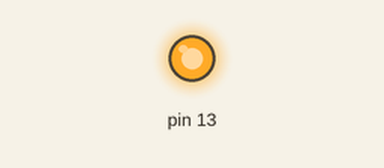
Recording of a sketch running on a simulated Arduino Uno, built with avr-gcc and run on an emulated ATmega328P. Shown: output pins drawn as LEDs (lit = HIGH).

Above: at 0.1 s.
At 39.1 s:
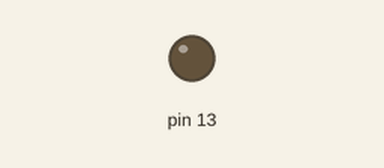
Timing chart, 0 to 40.0 s (numbered marks = the images above):
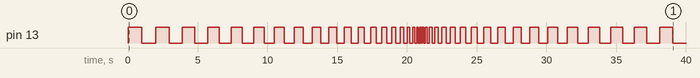

The sketch:

sketch_jun30a.ino
```cpp
void setup() {
  pinMode(13, OUTPUT);
}
int change2 = 5;
int number2 = 50;
int number = 1000;
int change = number2;
void loop() {
  digitalWrite(13, HIGH);
  delay(number);
  digitalWrite(13, LOW);
  delay(number);
  number = number - change;
  if(number == 0) {
    change = change * -1;
    number2 = number2 - change2;
  }
  if(number == 1000) {
    change = change * -1;
    number = number2 - change2;
  }
  if(number2 = 0) {
    change2 = change2 * -1;
  }
  if(number2 = 50) {
    change2 = change2 * -1;
  }
}
```

Measured:
- by itself, pin 13: LOW → HIGH at 0.00 s, → LOW 1.0 s later, → HIGH 1.0 s later, → LOW 0.95 s later, … (78 changes in this stretch)
